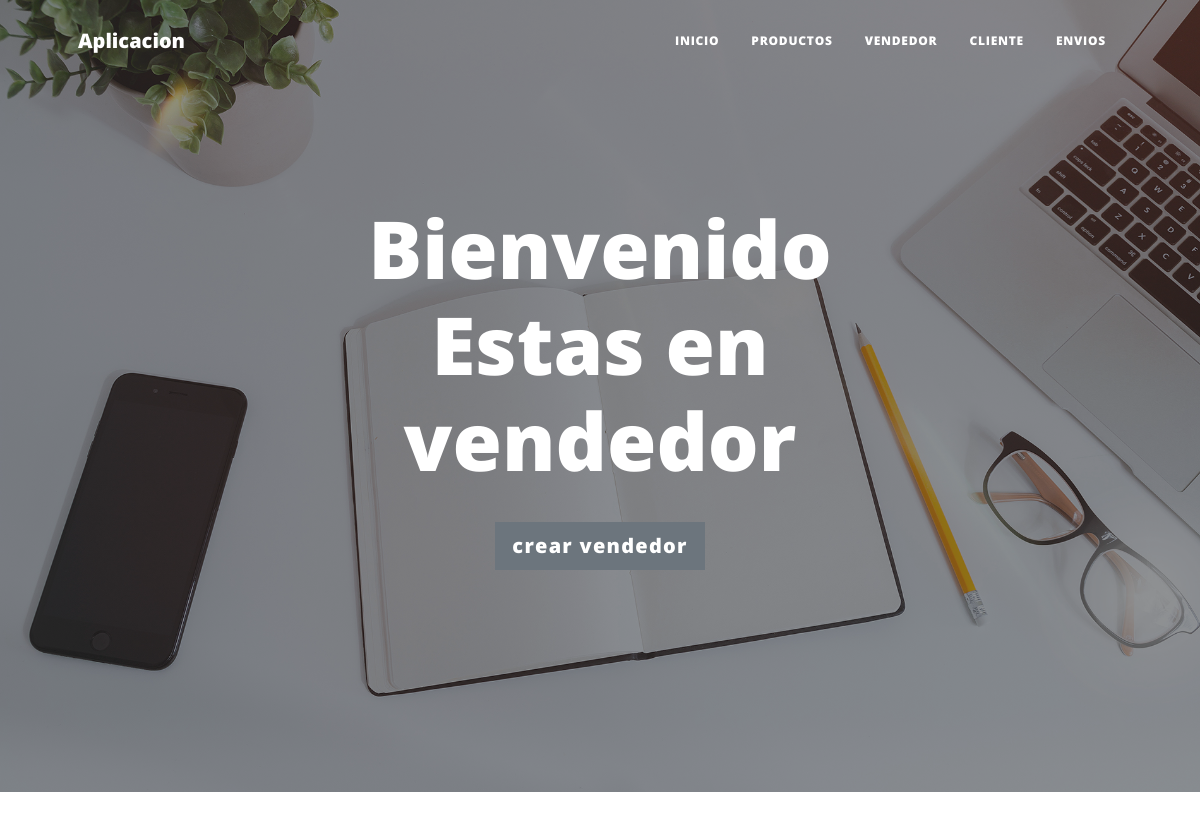
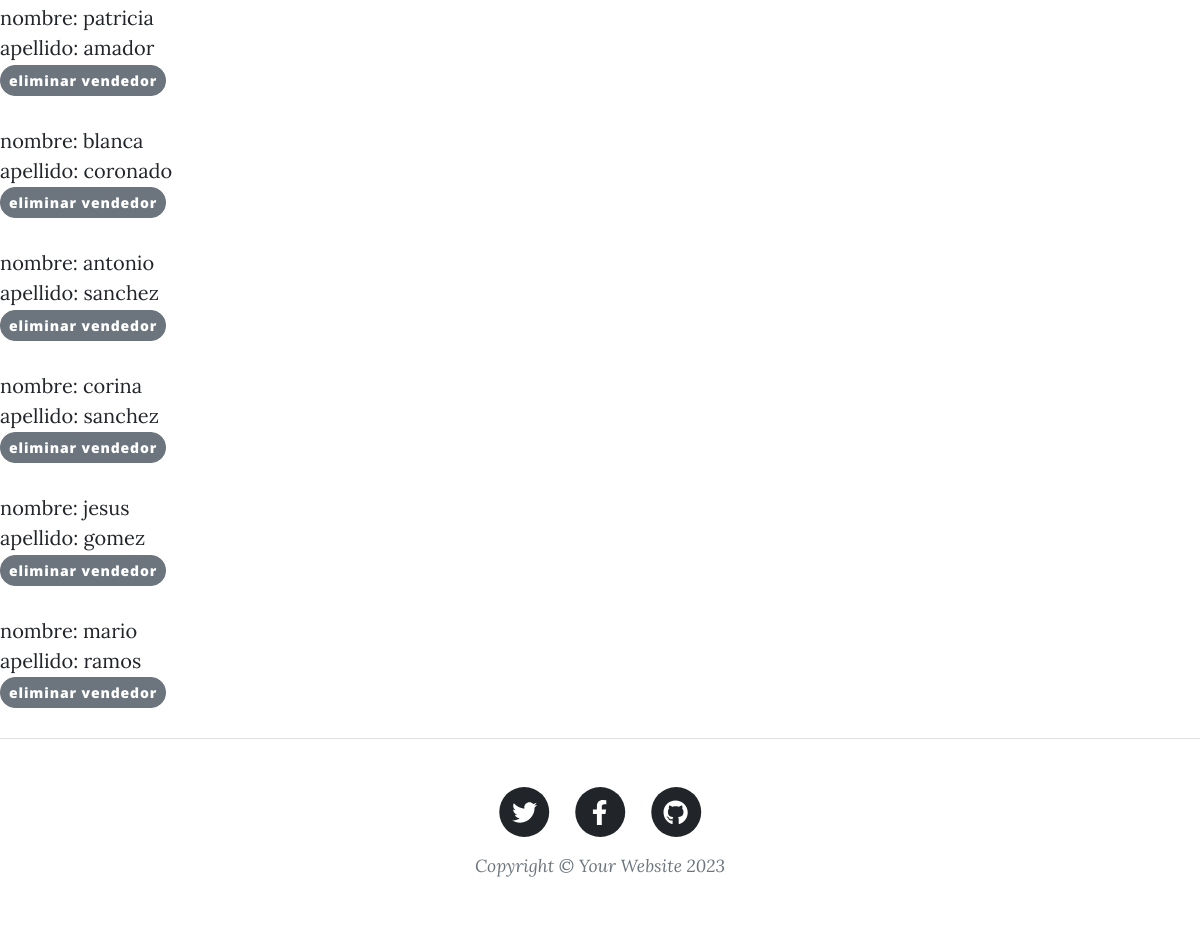
The app's page /Aplicacion/vendedor, older data (2 pictures, top to bottom).
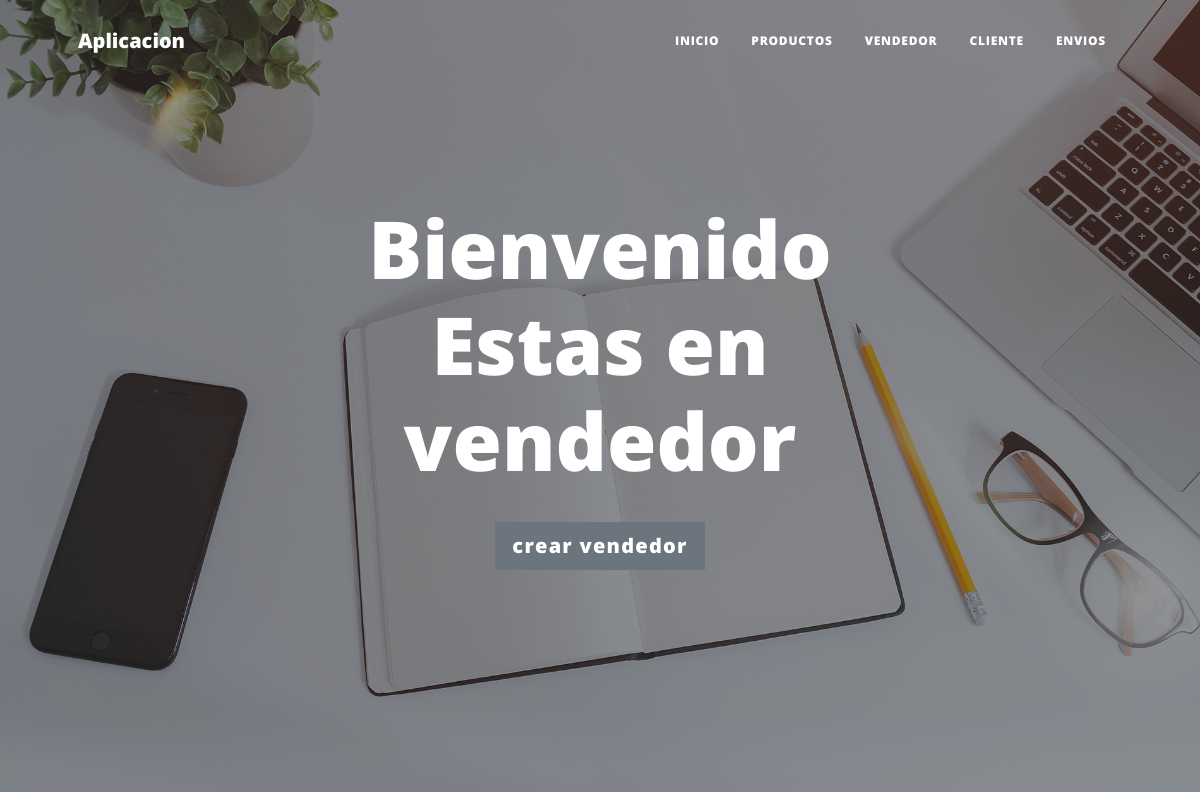
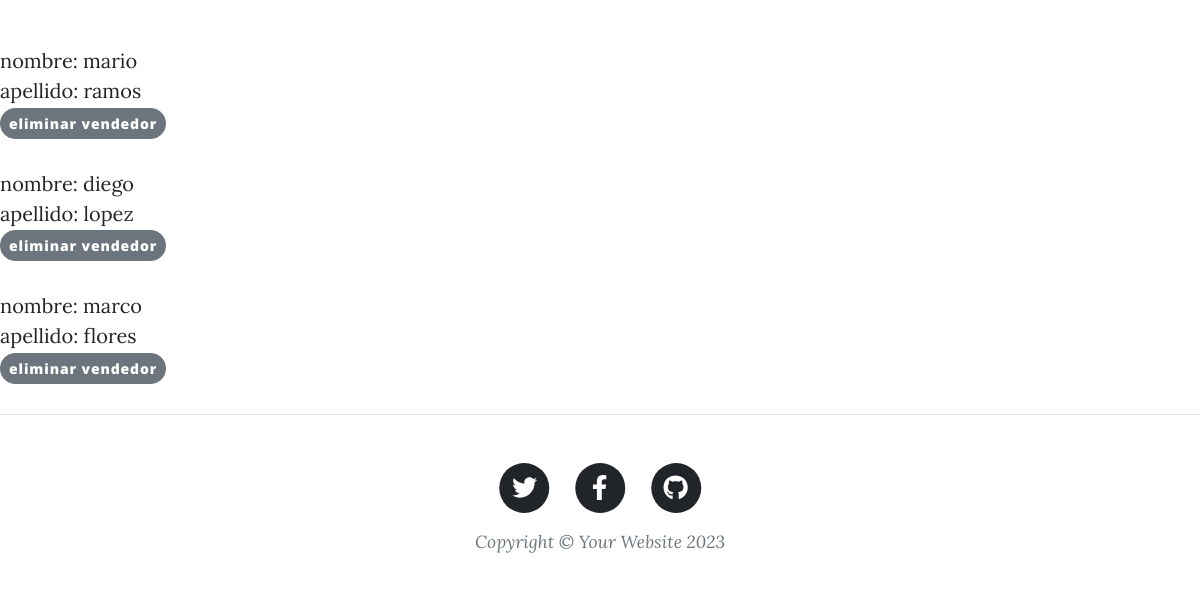
The same page, newer data (2 pictures, top to bottom).
### Aplicacion/models.py (models this page shows)
class Vendedor(models.Model):
    nombre = models.CharField(max_length=40)
    apellido = models.CharField(max_length=40)

### Aplicacion/views.py (the view)
# urls.py: path('vendedor',vendedor, name="Vendedor"),
def vendedor(request):
    todos = Vendedor.objects.all()
    return render(request, "Aplicacion/vendedor.html", {"ven": todos})

### Aplicacion/templates/Aplicacion/vendedor.html
{% extends 'Aplicacion/padre.html' %}
{% block titulo %}
Bienvenido Estas en vendedor
<br>
<a href="{% url 'crearVendedor' %}"><button type="button" class="btn btn-secondary btn-lg" >crear vendedor</button></a>
{% endblock %}
{% block crear_vendedor %}
{% for Vendedor in ven %}
    <li style="list-style: none;">
        nombre: {{Vendedor.nombre}} <br> apellido: {{Vendedor.apellido}} <br>
        <a href="{% url 'borrarVendedor' Vendedor.nombre %}"><button style="border-radius: 15px;" type="button" class="btn btn-secondary btn-sm" >eliminar vendedor</button></a>
    </li>
    <br>
{% endfor %}
{% endblock %}

### Aplicacion/templates/Aplicacion/padre.html (shortened to what this page needs)
<!DOCTYPE html>
<html lang="en">
    <head>
        {% load static %}
        <link href="{% static 'Aplicacion/css/styles.css' %}" rel="stylesheet" />
    </head>
    <body>
        <nav class="navbar navbar-expand-lg navbar-light" id="mainNav">
            <div class="container px-4 px-lg-5">
                <a class="navbar-brand" href="index.html">Aplicacion</a>
                <div class="collapse navbar-collapse" id="navbarResponsive">
                    <ul class="navbar-nav ms-auto py-4 py-lg-0">
                        <li class="nav-item"><a class="nav-link px-lg-3 py-3 py-lg-4" href="{% url 'Inicio' %}">inicio</a></li>
                        <li class="nav-item"><a class="nav-link px-lg-3 py-3 py-lg-4" href="{% url 'Productos' %}">productos</a></li>
                        <li class="nav-item"><a class="nav-link px-lg-3 py-3 py-lg-4" href="{% url 'Vendedor' %}">vendedor</a></li>
                        <li class="nav-item"><a class="nav-link px-lg-3 py-3 py-lg-4" href="{% url 'Cliente' %}">cliente</a></li>
                        <li class="nav-item"><a class="nav-link px-lg-3 py-3 py-lg-4" href="{% url 'Envios' %}">envios</a></li>
                    </ul>
                </div>
            </div>
        </nav>
        <header class="masthead" style="background-image: url('{% static 'Aplicacion/assets/img/home-bg.jpg' %}')">
            <div class="container position-relative px-4 px-lg-5">
                <div class="row gx-4 gx-lg-5 justify-content-center">
                    <div class="col-md-10 col-lg-8 col-xl-7">
                        <div class="site-heading">
                            <h1>{% block titulo %}
                                {% endblock %}
                            </h1>
                        </div>
                    </div>
                </div>
            </div>
        </header>
        {% block crear_vendedor %}
        {% endblock %}
        <footer class="border-top">
            <div class="container px-4 px-lg-5">
                <div class="row gx-4 gx-lg-5 justify-content-center">
                    <div class="col-md-10 col-lg-8 col-xl-7">
                        <ul class="list-inline text-center">
                            <li class="list-inline-item">
                                <a href="#!">
                                    <span class="fa-stack fa-lg">
                                        <i class="fas fa-circle fa-stack-2x"></i>
                                        <i class="fab fa-twitter fa-stack-1x fa-inverse"></i>
                                    </span>
                                </a>
                            </li>
                            <li class="list-inline-item">
                                <a href="#!">
                                    <span class="fa-stack fa-lg">
                                        <i class="fas fa-circle fa-stack-2x"></i>
                                        <i class="fab fa-facebook-f fa-stack-1x fa-inverse"></i>
                                    </span>
                                </a>
                            </li>
                            <li class="list-inline-item">
                                <a href="#!">
                                    <span class="fa-stack fa-lg">
                                        <i class="fas fa-circle fa-stack-2x"></i>
                                        <i class="fab fa-github fa-stack-1x fa-inverse"></i>
                                    </span>
                                </a>
                            </li>
                        </ul>
                        <div class="small text-center text-muted fst-italic">Copyright &copy; Your Website 2023</div>
                    </div>
                </div>
            </div>
        </footer>
    </body>
</html>

Row changes from the older to the newer data that the page shows:
removed Vendedor: nombre "patricia", apellido "amador"
removed Vendedor: nombre "blanca", apellido "coronado"
removed Vendedor: nombre "antonio", apellido "sanchez"
removed Vendedor: nombre "corina", apellido "sanchez"
removed Vendedor: nombre "jesus", apellido "gomez"
added Vendedor: nombre "diego", apellido "lopez"
added Vendedor: nombre "marco", apellido "flores"
